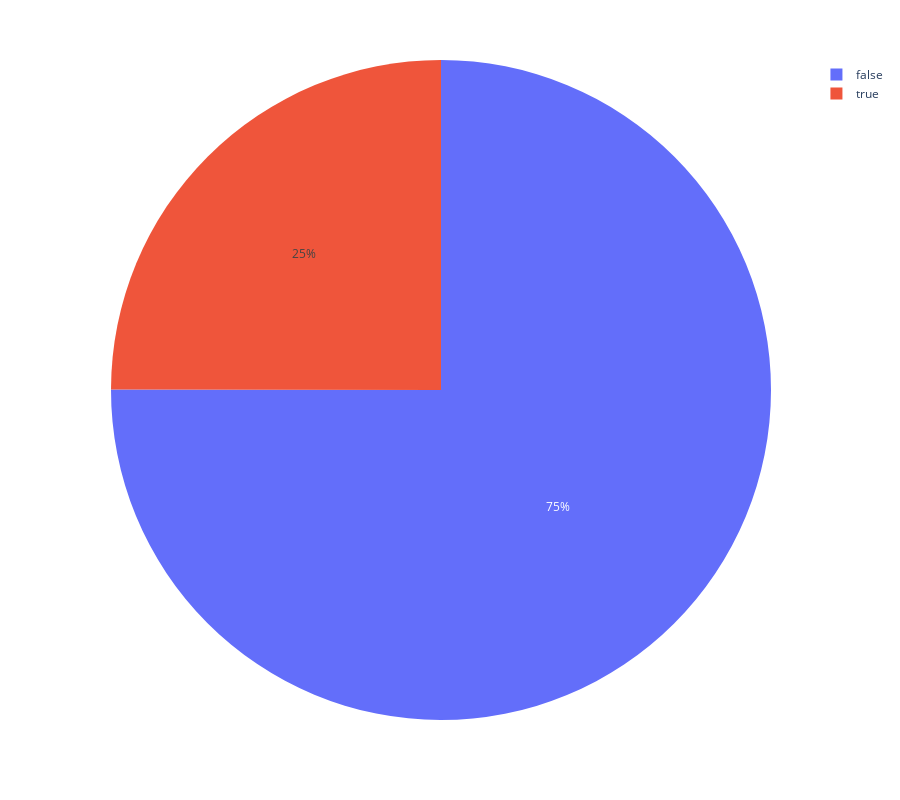

Write notebook code for a chart like this one.
### Code cell
fig = px.pie(df_mental_grouped,
             names=df_mental_grouped.index,
             values='count',
             height=800)
fig.show()

### Figure 1 — Plotly figure (JSON) as saved in the notebook; plotly's stock layout.template omitted (floating-point values rounded to 4 significant figures)
{"data": [{"domain": {"x": [0, 1], "y": [0, 1]}, "hovertemplate": "signs_of_mental_illness=%{label}<br>count=%{value}<extra></extra>", "labels": [false, true], "legendgroup": "", "name": "", "showlegend": true, "type": "pie", "values": [1902, 633]}], "layout": {"height": 800, "legend": {"tracegroupgap": 0}, "margin": {"t": 60}}}
